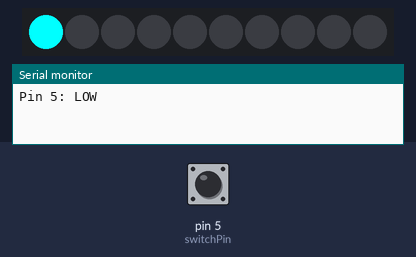
The sketch below on a simulated Arduino Uno, built with avr-gcc and run on an emulated ATmega328P. Shown: 10 RGB LEDs in strip order, left to right, the last lines printed to the serial monitor. The inputs (shaded band) are chosen by the test bench; at power-on: pin 5 (switchPin) LOW.

Above: at 0.05 s.
At 2.86 s:
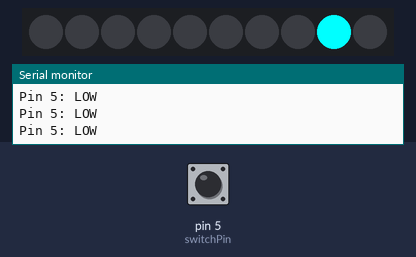
2.9 s: pin 5 (switchPin) pulled HIGH for 1.2 s
At 3.26 s:
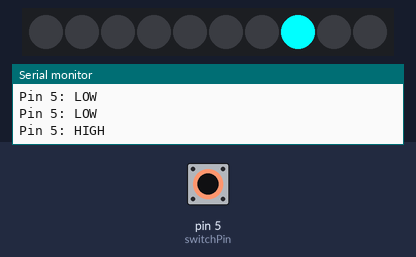

The sketch:

week2-Lab2.ino
```cpp
#include <Adafruit_NeoPixel.h>

#define PIN 6
#define NUMPIXELS 10
#define DELAYVAL 100

Adafruit_NeoPixel pixels(NUMPIXELS, PIN, NEO_GRB + NEO_KHZ800);
const int switchPin = 5;

void setup() {
  pinMode(switchPin, INPUT);
  Serial.begin(9600);
  pixels.begin(); //
}

void loop() {
  int currentPixel = 0;
  bool reverse = digitalRead(switchPin) == HIGH;

  Serial.print("Pin 5: ");
  if (reverse) {
    Serial.println("HIGH");
  } else {
    Serial.println("LOW");
  }

  if (reverse) {
    for (currentPixel = 9; currentPixel >= 0; currentPixel--) {
      pixels.setPixelColor(currentPixel, pixels.Color(0, 255, 255));
      pixels.show();
      delay(DELAYVAL);
      pixels.setPixelColor(currentPixel, pixels.Color(0, 0, 0));
    }
  } else {
    for (currentPixel = 0; currentPixel < NUMPIXELS; currentPixel++) {
      pixels.setPixelColor(currentPixel, pixels.Color(0, 255, 255));
      pixels.show();
      delay(DELAYVAL);
      pixels.setPixelColor(currentPixel, pixels.Color(0, 0, 0));
    }
  }
}
```
